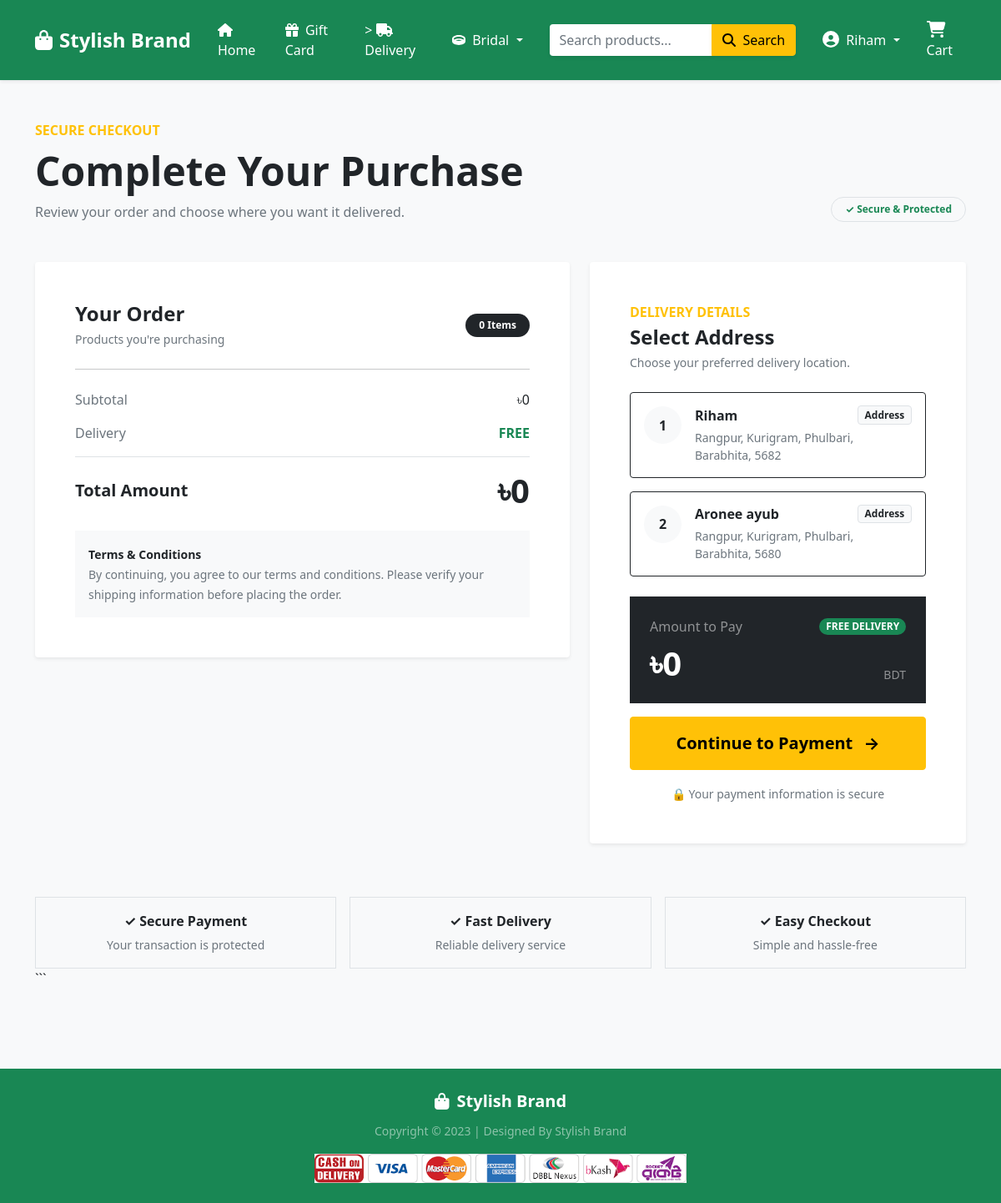
The page /checkout/ (signed in) on the database its author committed.
### Shop/models.py (models this page shows, shortened)
class Customer(models.Model):
    user = models.ForeignKey(User, on_delete=models.CASCADE)
    name = models.CharField(max_length=200)
    division = models.CharField(choices=DIVISION_CHOICES, max_length=50)
    district = models.CharField(max_length=200)
    thana = models.CharField(max_length=50)
    villorroad = models.CharField(max_length=50)
    zipcode = models.IntegerField()

### Shop/views.py (the view)
# urls.py: path("checkout/", views.checkout, name="checkout"),
@login_required
def checkout(request):
    user = request.user
    add = Customer.objects.filter(user=user)
    cart_items = Cart.objects.filter(user=user)
    amount = 0
    shipping_amount = 100
    totalamount = 0
    cart_product = [p for p in Cart.objects.all() if p.user == request.user]
    if cart_product:
        for p in cart_product:
            tempamount = p.quantity * p.product.discounted_price
            amount += tempamount
        totalamount = amount + shipping_amount
    return render(
        request,
        "Shop/checkout.html",
        {"add": add, "totalamount": totalamount, "cart_items": cart_items},
    )

### Shop/templates/Shop/checkout.html (shortened to what this page needs)
{% extends 'Shop/base.html' %}
{% load static %}
{% block main-content %}
<div class="container py-5">
<div class="row align-items-end mb-5">
    <div class="col-md-8">
        <p class="text-warning fw-bold text-uppercase mb-2">
            Secure Checkout
        </p>
        <h1 class="display-5 fw-bold mb-2">
            Complete Your Purchase
        </h1>
        <p class="text-muted mb-0">
            Review your order and choose where you want it delivered.
        </p>
    </div>
    <div class="col-md-4 text-md-end mt-3 mt-md-0">
        <span class="badge bg-success-subtle text-success
                     border border-success-subtle
                     rounded-pill px-3 py-2">
            ✓ Secure & Protected
        </span>
    </div>
</div>
<div class="row g-4">
    <div class="col-lg-7">
        <div class="card border-0 shadow-sm rounded-4 overflow-hidden">
            <div class="card-body p-4 p-lg-5">
                <div class="d-flex justify-content-between align-items-center mb-4">
                    <div>
                        <h4 class="fw-bold mb-1">
                            Your Order
                        </h4>
                        <small class="text-muted">
                            Products you're purchasing
                        </small>
                    </div>
                    <span class="badge bg-dark rounded-pill px-3 py-2">
                        {{ cart_items|length }} Items
                    </span>
                </div>
                <hr class="my-4">
                <div class="d-flex justify-content-between mb-3">
                    <span class="text-muted">
                        Subtotal
                    </span>
                    <span class="fw-semibold">
                        ৳{{ totalamount }}
                    </span>
                </div>
                <div class="d-flex justify-content-between mb-3">
                    <span class="text-muted">
                        Delivery
                    </span>
                    <span class="fw-bold text-success">
                        FREE
                    </span>
                </div>
                <div class="d-flex justify-content-between
                            align-items-center
                            pt-3
                            border-top">
                    <span class="fw-bold fs-5">
                        Total Amount
                    </span>
                    <span class="fw-bold display-6">
                        ৳{{ totalamount }}
                    </span>
                </div>
                <div class="bg-light rounded-4 p-3 mt-4">
                    <small class="text-muted">
                        <strong class="text-dark">
                            Terms & Conditions
                        </strong>
                        <br>
                        By continuing, you agree to our terms and
                        conditions. Please verify your shipping
                        information before placing the order.
                    </small>
                </div>
            </div>
        </div>
    </div>
    <div class="col-lg-5">
        <div class="card border-0 shadow-sm rounded-4 overflow-hidden">
            <div class="card-body p-4 p-lg-5">
                <div class="mb-4">
                    <p class="text-warning fw-bold mb-1">
                        DELIVERY DETAILS
                    </p>
                    <h4 class="fw-bold mb-1">
                        Select Address
                    </h4>
                    <small class="text-muted">
                        Choose your preferred delivery location.
                    </small>
                </div>
                <form
                    action="{% url 'initiate_payment' %}"
                    method="POST"
                >
                    {% for ad in add %}
                    <div class="mb-3">
                        <label
                            class="btn btn-outline-dark
                                   text-start
                                   w-100
                                   rounded-4
                                   p-3"
                            for="custadd{{ forloop.counter }}"
                        >
                            <div class="d-flex">
                                <div
                                    class="bg-light rounded-circle
                                           d-flex align-items-center
                                           justify-content-center
                                           flex-shrink-0
                                           me-3"
                                    style="width:45px;height:45px;"
                                >
                                    <span class="fw-bold">
                                        {{ forloop.counter }}
                                    </span>
                                </div>
                                <div class="flex-grow-1">
                                    <div
                                        class="d-flex
                                               justify-content-between
                                               align-items-center
                                               mb-1"
                                    >
                                        <h6 class="fw-bold mb-0">
                                            {{ ad.name }}
                                        </h6>
                                        <span
                                            class="badge
                                                   bg-light
                                                   text-dark
                                                   border"
                                        >
                                            Address
                                        </span>
                                    </div>
                                    <p class="text-muted small mb-0">
                                        {{ ad.division }},
                                        {{ ad.district }},
                                        {{ ad.thana }},
                                        <br>
                                        {{ ad.villorroad }},
                                        {{ ad.zipcode }}
                                    </p>
                                </div>
                            </div>
                        </label>
                    </div>
                    {% endfor %}
                    <div
                        class="bg-dark
                               text-white
                               rounded-4
                               p-4
                               mt-4"
                    >
                        <div class="d-flex
                                    justify-content-between
                                    align-items-center
                                    mb-2">
                            <span class="text-white-50">
                                Amount to Pay
                            </span>
                            <span class="badge bg-success
                                         rounded-pill">
                                FREE DELIVERY
                            </span>
                        </div>
                        <div class="d-flex
                                    justify-content-between
                                    align-items-end">
                            <span class="display-6 fw-bold">
                                ৳{{ totalamount }}
                            </span>
                            <small class="text-white-50">
                                BDT
                            </small>
                        </div>
                    </div>
                    <button
                        type="submit"
                        class="btn btn-warning
                               w-100
                               rounded-4
                               fw-bold
                               py-3
                               mt-3
                               fs-5"
                    >
                        Continue to Payment
                        <span class="ms-2">
                            →
                        </span>
                    </button>
                    <div class="text-center mt-3">
                        <small class="text-muted">
                            🔒 Your payment information is secure
                        </small>
                    </div>
                </form>
            </div>
        </div>
    </div>
</div>
<div class="row mt-5 g-3">
    <div class="col-md-4">
        <div class="border rounded-4 p-3 text-center">
            <div class="fw-bold mb-1">
                ✓ Secure Payment
            </div>
            <small class="text-muted">
                Your transaction is protected
            </small>
        </div>
    </div>
    <div class="col-md-4">
        <div class="border rounded-4 p-3 text-center">
            <div class="fw-bold mb-1">
                ✓ Fast Delivery
            </div>
            <small class="text-muted">
                Reliable delivery service
            </small>
        </div>
    </div>
    <div class="col-md-4">
        <div class="border rounded-4 p-3 text-center">
            <div class="fw-bold mb-1">
                ✓ Easy Checkout
            </div>
            <small class="text-muted">
                Simple and hassle-free
            </small>
        </div>
    </div>
</div>
```
</div>
{% endblock main-content %}

### Shop/templates/Shop/base.html (shortened to what this page needs)
<!doctype html>
{% load static %}
<html lang="en">
    <head>
        <link
            href="https://cdn.jsdelivr.net/npm/bootstrap@5.0.0-beta1/dist/css/bootstrap.min.css"
            rel="stylesheet"
>
        <link rel="stylesheet"
            href="{% static 'Shop/css/owl.carousel.min.css' %}">
        <link rel="stylesheet" href="{% static 'Shop/css/all.min.css' %}">
        <link rel="stylesheet" href="{% static 'Shop/css/style.css' %}">
    </head>
    <body class="bg-light">
        <nav
            class="navbar navbar-expand-lg navbar-dark bg-success shadow-sm py-3">
            <div class="container">
                <a class="navbar-brand fw-bold fs-4 d-flex align-items-center"
                    href="/">
                    <i class="fas fa-shopping-bag me-2"></i>
                    Stylish Brand
                </a>
                <div class="collapse navbar-collapse"
                    id="navbarSupportedContent">
                    <ul
                        class="navbar-nav me-auto mb-2 mb-lg-0 align-items-lg-center">
                        <li class="nav-item">
                            <a class="nav-link active fw-semibold px-3"
                                href="/">
                                <i class="fas fa-home me-1"></i>
                                Home
                            </a>
                        </li>
                        <li class="nav-item">
                            <a class="nav-link active fw-semibold px-3"
                                href="#">
                                <i class="fas fa-gift me-1"></i>
                                Gift Card
                            </a>
                        </li>
                        <li class="nav-item">
                            <a class="nav-link active fw-semibold px-3"
                                href="{% url 'orders' %}">>
                                <i class="fas fa-truck me-1"></i>
                                Delivery
                            </a>
                        </li>
                        <li class="nav-item dropdown">
                            <a
                                class="nav-link dropdown-toggle text-white fw-semibold px-3"
                                href="#"
                                id="bridalDropdown"
                                role="button"
                                data-bs-toggle="dropdown"
                                aria-expanded="false">
                                <i class="fas fa-ring me-1"></i>
                                Bridal
                            </a>
                        </li>
                    </ul>
                    <form class="d-flex mx-lg-3 my-3 my-lg-0"
                        role="search">
                        <div class="input-group">
                            <input class="form-control border-0 shadow-sm"
                                type="search"
                                placeholder="Search products..."
                                aria-label="Search">
                            <button
                                class="btn btn-warning fw-semibold shadow-sm"
                                type="submit">
                                <i class="fas fa-search me-1"></i>
                                Search
                            </button>
                        </div>
                    </form>
                    <div>
                        <ul
                            class="navbar-nav mb-2 mb-lg-0 align-items-lg-center">
                            {% if request.user.is_authenticated %}
                            <li class="nav-item dropdown mx-lg-2">
                                <a
                                    class="nav-link dropdown-toggle text-white fw-semibold"
                                    href="#"
                                    id="profileDropdown"
                                    role="button"
                                    data-bs-toggle="dropdown"
                                    aria-expanded="false">
                                    <i class="fas fa-user-circle me-1 fs-5"></i>
                                    {{ request.user.username|capfirst }}
                                </a>
                            </li>
                            <li class="nav-item mx-lg-2">
                                <a href="{% url 'showcart' %}"
                                    class="nav-link text-white fw-semibold position-relative">
                                    <i
                                        class="fas fa-shopping-cart fs-5 me-1"></i>
                                    Cart
                                </a>
                            </li>
                            {% endif %}
                        </ul>
                    </div>
                </div>
            </div>
        </nav>
        {% block main-content %}
        {% endblock main-content %}
        <footer
            class="container-fluid bg-success text-center text-white py-4 mt-5 shadow-sm">
            <div class="container">
                <div class="mb-2">
                    <span class="fw-bold fs-5">
                        <i class="fas fa-shopping-bag me-1"></i>
                        Stylish Brand
                    </span>
                </div>
                <small class="text-white-50">
                    Copyright &copy; 2023 |
                    Designed By Stylish Brand
                </small>
                <div class="mt-3">
                    <img src="{% static 'Shop/images/paymentlogo.png' %}"
                        alt="Payment Methods"
                        class="img-fluid"
                        style="max-height: 35px;">
                </div>
            </div>
        </footer>
    </body>
</html>

### rows shown on the page
Customer: name "Riham", division "Rangpur", district "Kurigram", thana "Phulbari", villorroad "Barabhita", zipcode "5682"
Customer: name "Aronee ayub", division "Rangpur", district "Kurigram", thana "Phulbari", villorroad "Barabhita", zipcode "5680"

### other values the page prints
{{ request.user.username|capfirst }} "Riham"
{{ cart_items|length }} "0"
{{ totalamount }} "0"
